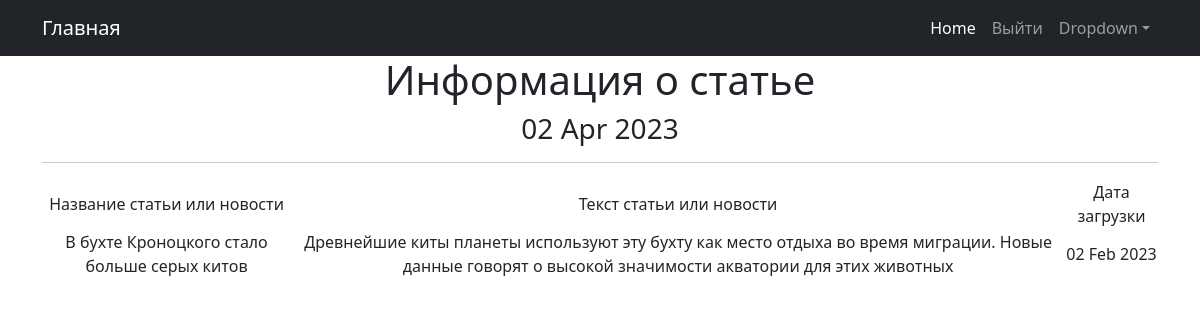
Screenshot of /news/1 with the database file from the repository.
### news/models.py (models this page shows, shortened)
class Post(models.Model):
    author = models.ForeignKey(Author, on_delete=models.CASCADE)
    NEWS = 'NW'
    ARTICLE = 'AR'
    CATEGORY_CHOICES = (
        (NEWS, 'Новость'),
        (ARTICLE, 'Статья'),
    )
    categoryType = models.CharField(max_length=2, choices=CATEGORY_CHOICES, default=ARTICLE)
    dateCreation = models.DateTimeField(auto_now_add=True)
    postCategory = models.ManyToManyField(Category, through='PostCategory')
    title = models.CharField(max_length=128)
    text = models.TextField()
    rating = models.SmallIntegerField(default=0)

### news/views.py (the view)
# urls.py: path('<int:pk>', PostDetail.as_view(), name='post_detail'),
class PostDetail(DetailView):
    model = Post
    template_name = 'post_1.html'
    context_object_name = 'post'
    def get_context_data(self, **kwargs):
        context = super().get_context_data(**kwargs)
        context['time_now'] = datetime.utcnow()
        return context

### news/templatetags/custom_filters.py (called while the page is built)
@register.filter()
def censor(value):
    bad_words = ['интересно', 'здорово', 'отлично']
    if not isinstance(value, str):
        raise TypeError(f"unresolved type '{type(value)}' expected  type 'str'")
    for word in value.split():
        if word.lower() in bad_words:
            value = value.replace(word, f"{word[0]}{'*' * (len(word) - 1)}")
    return value

### templates/post_1.html (shortened to what this page needs)
{% extends 'flatpages/default.html' %}
{% load custom_filters %}
{% load custom_tags %}
{% block content %}
  <h1>Информация о статье</h1>
   <h3>{{ time_now|date:'d M Y' }}</h3>
<hr>
       <table>
           <tr>
               <td>Название статьи или новости</td>
               <td>Текст статьи или новости</td>
               <td>Дата загрузки</td>
           <tr>
               <td>{{ post.title|censor }}</td>
               <td>{{ post.text |censor }}</td>
               <td>{{ post.dateCreation|date:'d M Y ' }}</td>
       </table>
{% endblock content %}

### rows the page displays
Post: title|censor "В бухте Кроноцкого стало больше серых китов", text|censor "Древнейшие киты планеты используют эту бухту как место отдыха во время миграции. Новые данные говорят о высокой значимости акватории для этих животных", dateCreation "02 Feb 2023"

### other values shown
{{ time_now|date:'d M Y' }} "02 Apr 2023"
